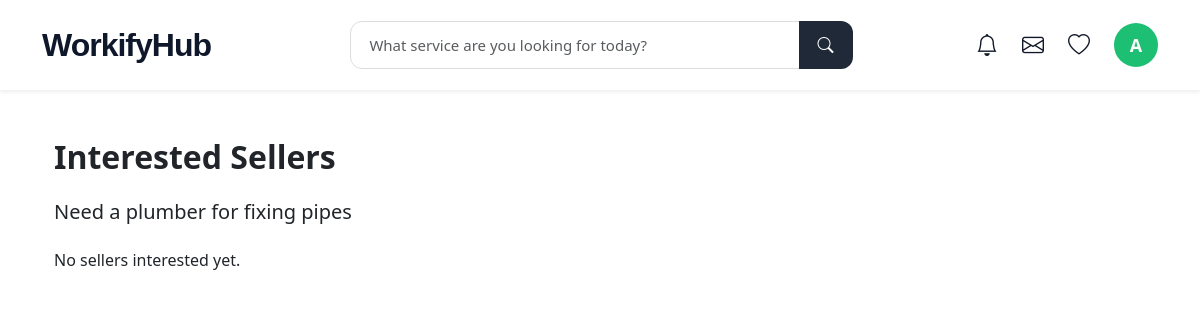
Before: /job-interests/1/ (signed in) with the older database file.
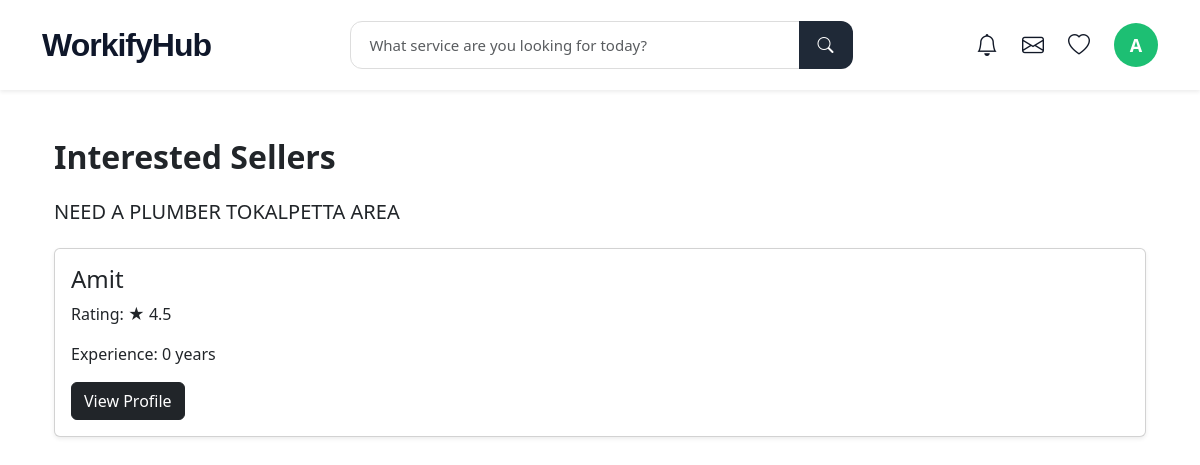
After: the same page with the newer database file.
### core/models.py (models this page shows, shortened)
class Job(models.Model):
    buyer = models.ForeignKey(
        User,
        on_delete=models.CASCADE
    )
    title = models.CharField(
        max_length=200
    )
    category = models.ForeignKey(
    Skill,
    on_delete=models.SET_NULL,
    null=True
)
    description = models.TextField()
    budget = models.IntegerField()
    created_at = models.DateTimeField(
        auto_now_add=True
    )

class JobInterest(models.Model):
    job = models.ForeignKey(
        Job,
        on_delete=models.CASCADE
    )
    seller = models.ForeignKey(
        UserProfile,
        on_delete=models.CASCADE
    )
    created_at = models.DateTimeField(
        auto_now_add=True
    )

class UserProfile(models.Model):
    user = models.OneToOneField(
        User,
        on_delete=models.CASCADE
    )
    role = models.CharField(
        max_length=20
    )
    skills = models.ManyToManyField(
    Skill,
    blank=True
)
    qualification = models.CharField(
        max_length=200,
        blank=True
    )
    education = models.CharField(
        max_length=300,
        blank=True
    )
    certification = models.CharField(
        max_length=300,
        blank=True
    )
    bio = models.TextField(
        blank=True
    )
    about = models.TextField(
        blank=True
    )
    experience = models.IntegerField(
        default=0
    )
    pricing = models.IntegerField(
        default=500
    )
    price = models.IntegerField(
        default=0
    )
    rating = models.FloatField(
        default=4.5
    )
    profile_image = models.ImageField(
        upload_to='profiles/',
        blank=True,
        null=True
    )
    resume = models.FileField(
        upload_to='resumes/',
        blank=True,
        null=True
    )
    portfolio = models.FileField(
        upload_to='portfolio/',
        blank=True,
        null=True
    )
    work_image = models.ImageField(
        upload_to='work_images/',
        blank=True,
        null=True
    )
    work_video = models.FileField(
        upload_to='work_videos/',
        blank=True,
        null=True
    )

### core/views.py (the view)
@login_required
def job_interests(request, job_id):
    job = Job.objects.get(
        id=job_id
    )
    interests = JobInterest.objects.filter(
        job=job
    )
    return render(
        request,
        'job_interests.html',
        {
            'job': job,
            'interests': interests
        }
    )

### templates/job_interests.html
{% extends 'base.html' %}
{% block content %}
<div class="container mt-5">
    <h2 class="fw-bold mb-4">
        Interested Sellers
    </h2>
    <h5 class="mb-4">
        {{ job.title }}
    </h5>
    {% for interest in interests %}
    <div class="card shadow-sm mb-3">
        <div class="card-body">
            <h4>
                {{ interest.seller.user.username }}
            </h4>
            <p>
                Rating:
                ★ {{ interest.seller.rating }}
            </p>
            <p>
                Experience:
                {{ interest.seller.experience }} years
            </p>
            <a
                href="/worker/{{ interest.seller.id }}/"
                class="btn btn-dark"
            >
                View Profile
            </a>
        </div>
    </div>
    {% empty %}
    <p>
        No sellers interested yet.
    </p>
    {% endfor %}
</div>
{% endblock %}

Changed rows visible on the page:
changed Job: title "Need a plumber for fixing pipes" → "NEED A PLUMBER TOKALPETTA AREA"
added JobInterest: seller.user.username "Amit", seller.rating "4.5", seller.experience "0"
Other visible differences:
text no longer shown: "No sellers interested yet."
